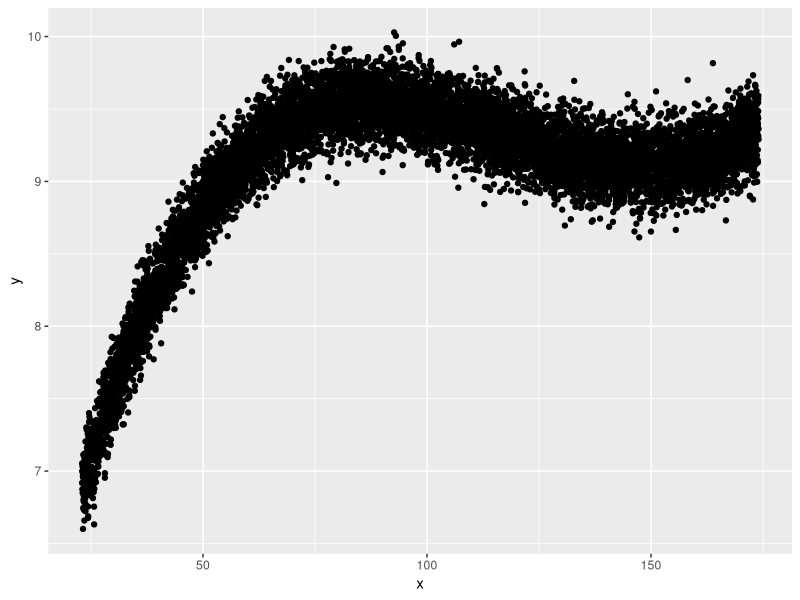
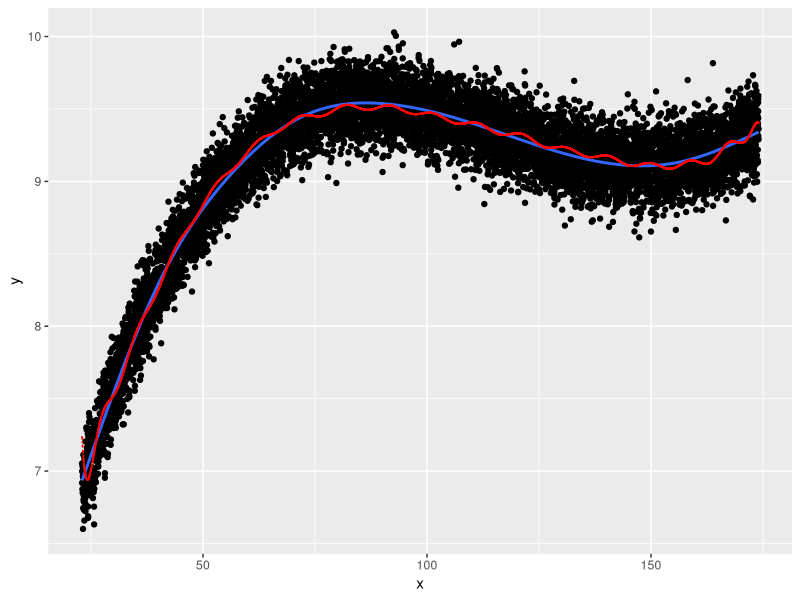

Source code (R) for these figures, in order:
rm(list=ls())
library(tidyverse,caret)
library(boot)
df<-read.csv("GreatCrossValidationChallenge.csv")%>%
  select(-X)

ggplot(data=df, aes(x=x,y=y))+
  geom_point()

############
fourier<-function(x,omega){
  return(sin(2*pi*omega*x))
}
#############

smallcv<-10000
cv_data<-c()

for(k in seq(0.005,.05,by=.001)){
  omegas<-seq(0.001,.1,by=k)
    df<-df%>%
      select(x,y)
    
    for(j in 1:length(omegas)){
      df[,j+2]<-sapply(df$x ,
                       omegas[j],
                       FUN = fourier)
    }
    
    model<-glm(y~.-x,data=df)
    CV<-cv.glm(df,model,K=10)$delta[1]
    cv_data<-append(cv_data,CV)
    if (CV<smallcv){
      smallcv<-CV
      minomegas<-omegas

    }
}

############## 

df<-df%>%
  select(x,y)



for(j in 1:length(minomegas)){
  df[,j+2]<-sapply(df$x ,
                   minomegas[j],
                   FUN = fourier)
}

model<-glm(y~.-x,data=df)
CV<-cv.glm(df,model,K=10)$delta[1]

df<-df %>%
  mutate(predictions=predict.glm(model,newdata=df))


ggplot(data=df,aes(x=x,y=y))+
  geom_point()+
  geom_smooth(se=F)+
  geom_point(aes(y=predictions),size=0.01,color="red")

df<-df %>%
  mutate(SE=(df$y-df$predictions)^2)